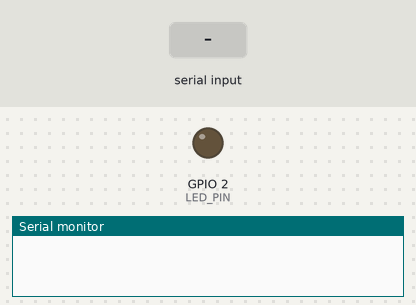
Recording of a sketch running on a simulated ESP32. On the bench: output pins drawn as LEDs (lit = HIGH), the last lines printed to the serial monitor. Dashed ring = blinking. The inputs (shaded band) are chosen by the test bench.

Above: at 0.0 s.
At 1.1 s:
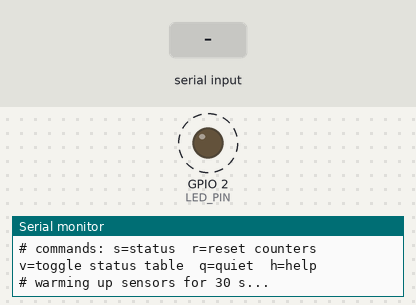
1.2 s: "s" received over Serial
4.2 s: "r" received over Serial
7.2 s: "v" received over Serial
Timing chart, 0 to 16.2 s (numbered marks = the images above; inputs shaded):
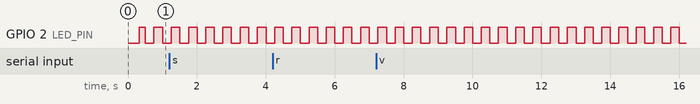

The sketch:

esp32_pir.ino
```cpp
// ESP32 + 4x PIR motion sensors -> lab PC over USB serial (UART).
// The Lab Monitor keeps its camera and face model asleep until this sends MOTION.
//
// Wiring (HC-SR501):  VCC -> 5V (VIN),  GND -> GND
// Wiring (AM312):     VCC -> 3V3,       GND -> GND
//   PIR 1 OUT -> GPIO 13     PIR 3 OUT -> GPIO 27
//   PIR 2 OUT -> GPIO 14     PIR 4 OUT -> GPIO 26
// HC-SR501 output is 3.3 V, safe for the ESP32. Set its "time" pot to minimum
// and jumper to repeat-trigger (H); the PC handles how long to stay awake.
// Unplugged sensors read LOW (internal pull-down), so fewer than 4 is fine.
//
// Upload with Arduino IDE (board: "ESP32 Dev Module"), then in the Lab Monitor
// website: Settings -> PIR sensor -> Port = the ESP32's COM port, baud 115200.
//
// PROTOCOL for the PC (one line each, 115200 baud) - UNCHANGED:
//   READY   after the 30 s sensor warm-up
//   MOTION  when any sensor triggers, then every 2 s while motion continues
//   ALIVE   heartbeat every 10 s (if the PC hears nothing for 30 s it keeps the camera on)
//
// SERIAL MONITOR (human-readable) - all these lines start with "# " and never
// contain the uppercase words READY / MOTION / ALIVE, so the PC ignores them.
//   - startup banner + wiring summary
//   - warm-up countdown
//   - timestamped events: "# [00:01:23] PIR 2 (GPIO 14) -> motion"
//   - live status table every 10 s (can be turned off)
//
// SERIAL MONITOR COMMANDS (type in the box, press Enter, "Newline" or "Both NL & CR"):
//   s  print status table now
//   r  reset trigger counters
//   v  toggle periodic status table on/off
//   q  quiet mode: hide all "# " lines (protocol lines still sent)
//   h  help
//   NOTE: close the Serial Monitor before the Lab Monitor website opens the
//   COM port - only one program can use the port at a time.

const uint8_t NUM_PIR = 4;
const uint8_t pirPins[NUM_PIR] = {13, 14, 27, 26};
const int LED_PIN = 2;                    // onboard LED on most ESP32 dev boards
const unsigned long WARMUP_MS = 30000;    // PIRs give false triggers while settling
const unsigned long REPEAT_MS = 2000;
const unsigned long HEARTBEAT_MS = 10000;
const unsigned long STATUS_MS = 10000;

bool lastState[NUM_PIR];
unsigned long motionStart[NUM_PIR];
unsigned long lastTrigger[NUM_PIR];       // millis() of last trigger, 0 = never
uint32_t triggerCount[NUM_PIR];
unsigned long lastMotionMsg = 0;
unsigned long lastBeat = 0;
unsigned long lastStatus = 0;
bool wasAny = false;
bool showStatus = true;
bool quiet = false;

// ---------- Serial Monitor helpers ----------

// Print a "# " info line only when not in quiet mode
void info(const char *fmt, ...) {
  if (quiet) return;
  char buf[160];
  va_list args;
  va_start(args, fmt);
  vsnprintf(buf, sizeof(buf), fmt, args);
  va_end(args);
  Serial.print("# ");
  Serial.println(buf);
}

// Format uptime as HH:MM:SS
const char *stamp(unsigned long ms) {
  static char buf[12];
  unsigned long s = ms / 1000;
  snprintf(buf, sizeof(buf), "%02lu:%02lu:%02lu", s / 3600, (s / 60) % 60, s % 60);
  return buf;
}

void printHelp() {
  info("commands: s=status  r=reset counters  v=toggle status table  q=quiet  h=help");
}

void printStatus(unsigned long now) {
  if (quiet) return;
  info("---------------- status @ %s ----------------", stamp(now));
  info("PIR  GPIO  state   triggers  last trigger");
  for (uint8_t i = 0; i < NUM_PIR; i++) {
    char last[24];
    if (lastTrigger[i] == 0) snprintf(last, sizeof(last), "never");
    else snprintf(last, sizeof(last), "%lu s ago", (now - lastTrigger[i]) / 1000);
    info(" %d    %2d   %-6s  %8lu  %s", i + 1, pirPins[i],
         lastState[i] ? "ACTIVE" : "idle", (unsigned long)triggerCount[i], last);
  }
  info("------------------------------------------------");
}

void handleCommands(unsigned long now) {
  while (Serial.available()) {
    char c = Serial.read();
    switch (c) {
      case 's': case 'S':
        printStatus(now);
        break;
      case 'r': case 'R':
        for (uint8_t i = 0; i < NUM_PIR; i++) { triggerCount[i] = 0; lastTrigger[i] = 0; }
        info("counters reset");
        break;
      case 'v': case 'V':
        showStatus = !showStatus;
        info("periodic status table %s", showStatus ? "on" : "off");
        break;
      case 'q': case 'Q':
        if (quiet) { quiet = false; info("quiet mode off"); }
        else { info("quiet mode on (send q again to undo)"); quiet = true; }
        break;
      case 'h': case 'H': case '?':
        printHelp();
        break;
      default:
        break;   // ignore newlines and anything else
    }
  }
}

// ---------- setup / loop ----------

void setup() {
  Serial.begin(115200);
  delay(300);                                     // let USB-serial settle
  pinMode(LED_PIN, OUTPUT);
  for (uint8_t i = 0; i < NUM_PIR; i++) pinMode(pirPins[i], INPUT_PULLDOWN);

  info("================================================");
  info(" ESP32 4x PIR sensor node  |  115200 baud");
  info(" PIR1=GPIO13  PIR2=GPIO14  PIR3=GPIO27  PIR4=GPIO26");
  info("================================================");
  printHelp();
  info("warming up sensors for %lu s...", WARMUP_MS / 1000);

  unsigned long t0 = millis();
  unsigned long lastCountdown = 0;
  while (millis() - t0 < WARMUP_MS) {
    unsigned long el = millis() - t0;
    digitalWrite(LED_PIN, (millis() / 250) % 2);   // blink during warm-up
    if (el - lastCountdown >= 5000) {
      lastCountdown = el;
      info("warm-up: %lu s left", (WARMUP_MS - el + 999) / 1000);
    }
    handleCommands(millis());
    delay(10);
  }
  digitalWrite(LED_PIN, LOW);

  info("warm-up done, sensors armed");
  Serial.println("READY");
  unsigned long now = millis();
  lastBeat = now;
  lastStatus = now;
}

void loop() {
  unsigned long now = millis();
  bool any = false;

  handleCommands(now);

  for (uint8_t i = 0; i < NUM_PIR; i++) {
    bool state = digitalRead(pirPins[i]) == HIGH;
    if (state && !lastState[i]) {
      motionStart[i] = now;
      lastTrigger[i] = now;
      triggerCount[i]++;
      info("[%s] PIR %d (GPIO %d) -> motion  (#%lu)", stamp(now), i + 1, pirPins[i],
           (unsigned long)triggerCount[i]);
    } else if (!state && lastState[i]) {
      info("[%s] PIR %d (GPIO %d) -> clear   (%.1f s)", stamp(now), i + 1, pirPins[i],
           (now - motionStart[i]) / 1000.0);
    }
    lastState[i] = state;
    any |= state;
  }
  digitalWrite(LED_PIN, any);

  if (any && !wasAny) info("[%s] area occupied", stamp(now));
  if (!any && wasAny) info("[%s] area clear", stamp(now));

  if (any && (!wasAny || now - lastMotionMsg >= REPEAT_MS)) {
    Serial.println("MOTION");
    lastMotionMsg = now;
  }
  wasAny = any;

  if (now - lastBeat >= HEARTBEAT_MS) {
    Serial.println("ALIVE");
    lastBeat = now;
  }

  if (showStatus && now - lastStatus >= STATUS_MS) {
    printStatus(now);
    lastStatus = now;
  }

  delay(50);
}
```

Measured:
- by itself, GPIO 2 (LED_PIN): alternates HIGH for 0.25 s and LOW for 0.25 s
